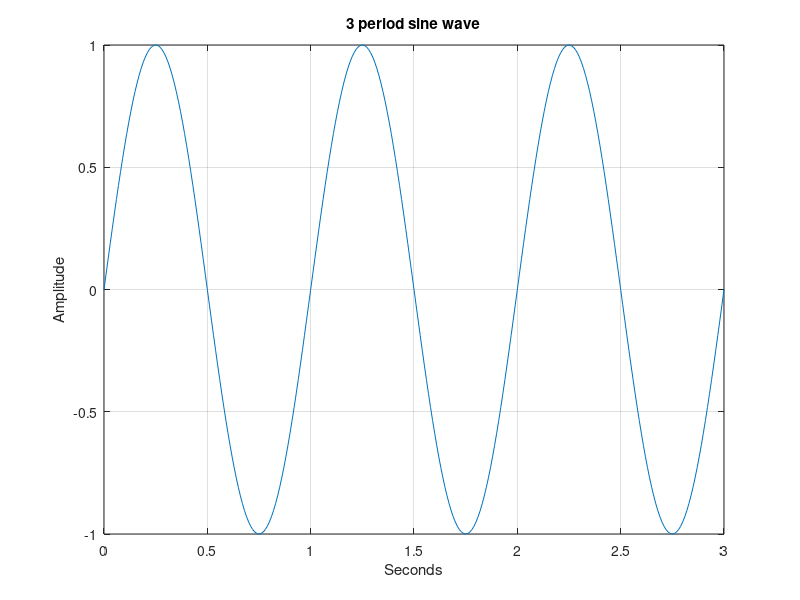
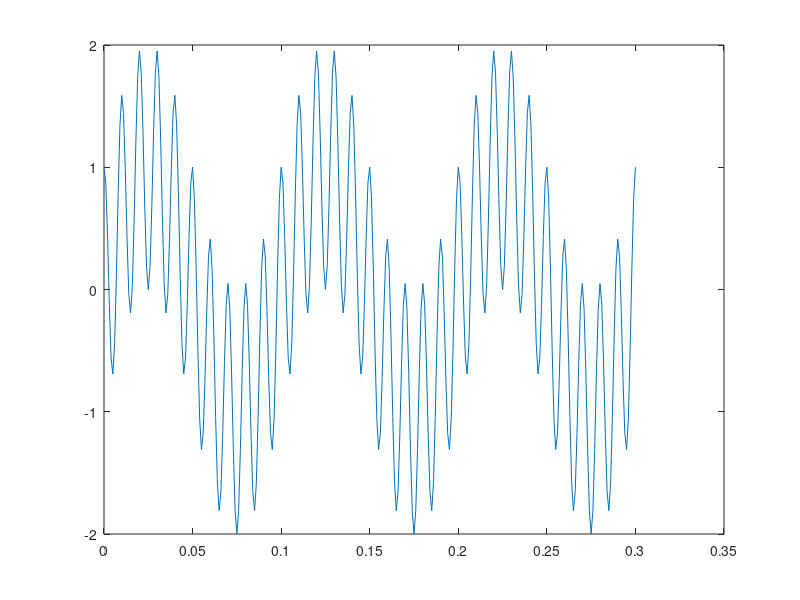

The MATLAB script that drew these images, in order:
%1)What is sampling
    %Sampling converting Continious Time signal to Digital Signal

%2)Write a periodic rectangular signal with 3 period
    T = 1;
    Fs = 1e3;
    t = 0:1/Fs:3*T;
    f = 1/T;
    w = 2*pi*f;
    plot(t,square(w.*t));
    axis([0 3*T -1.5 1.5]);
    xlabel('Time (seconds)');
    ylabel('Amplitude');
    title('Periodic Rectangular Signal with 3 Periods');
%3)Write the given Matlab code and generate the periodic sinusoid
    close all,
    clc
    %Fs = 100
    %k = 0:1/Fs:3;
    k = 0:300;
    %k =  0:600;
    x = sin(2*pi*k/100);
    plot(k/100,x);
    grid on;
    title('3 period sine wave');
    xlabel('Seconds');
    ylabel('Amplitude')
 %4)Now try this code and comment on the result. What changed and what happened?
    k = 0:15:300;
    x = sin(2*pi*k/100);
    figure, plot(k/100,x);
    grid on;
    title('3 period sine wave');
    xlabel('Seconds');
    ylabel('Amplitude')
 %5) Write the given code and generate the desiredsignal (a damping sinusoid).
    clear all
    clc
    close all
    Fs = 1e3;
    t = 0:1/Fs:1.023;
    T = 0.001;
    k = 201:1024;
    z = zeros(1,200);
    x = [z exp(-3*(k*T-0.2)) .* sin(12*pi*(k*T-0.2))];
    plot(t,x);
    grid on;
    title('damping sinusoidal signal')
    xlabel('Time (s)')
    ylabel('Amplitude')
 %6)Periodic signal with 3 period and add noise
    clear all
    clc
    close all
    Fs = 1e3;
    f = 1e1;
    T = 1/f;
    t = 0:1/Fs:3*T;
    w = 2*pi*f;
    y1 = sin(w*t);
    y2 = cos(10*w*t);
    %y2 = 1;
    y = y1+y2;
    plot(t,y);






    
